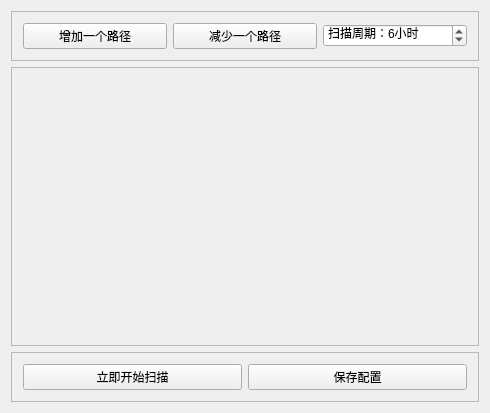
<?xml version="1.0" encoding="UTF-8"?>
<ui version="4.0">
 <class>SettingClass</class>
 <widget class="QWidget" name="SettingClass">
  <property name="geometry">
   <rect>
    <x>0</x>
    <y>0</y>
    <width>490</width>
    <height>413</height>
   </rect>
  </property>
  <property name="windowTitle">
   <string>Setting</string>
  </property>
  <layout class="QVBoxLayout" name="verticalLayout">
   <item>
    <widget class="QFrame" name="frame">
     <property name="frameShape">
      <enum>QFrame::StyledPanel</enum>
     </property>
     <property name="frameShadow">
      <enum>QFrame::Raised</enum>
     </property>
     <layout class="QHBoxLayout" name="horizontalLayout">
      <item>
       <widget class="QPushButton" name="pb_add">
        <property name="text">
         <string>增加一个路径</string>
        </property>
       </widget>
      </item>
      <item>
       <widget class="QPushButton" name="pb_sub">
        <property name="text">
         <string>减少一个路径</string>
        </property>
       </widget>
      </item>
      <item>
       <widget class="QSpinBox" name="spinBox">
        <property name="suffix">
         <string>小时</string>
        </property>
        <property name="prefix">
         <string>扫描周期：</string>
        </property>
        <property name="minimum">
         <number>1</number>
        </property>
        <property name="maximum">
         <number>999</number>
        </property>
        <property name="value">
         <number>6</number>
        </property>
       </widget>
      </item>
     </layout>
    </widget>
   </item>
   <item>
    <widget class="QScrollArea" name="scrollArea">
     <property name="widgetResizable">
      <bool>true</bool>
     </property>
     <widget class="QWidget" name="scrollAreaWidgetContents">
      <property name="geometry">
       <rect>
        <x>0</x>
        <y>0</y>
        <width>466</width>
        <height>279</height>
       </rect>
      </property>
     </widget>
    </widget>
   </item>
   <item>
    <widget class="QFrame" name="frame_2">
     <property name="frameShape">
      <enum>QFrame::StyledPanel</enum>
     </property>
     <property name="frameShadow">
      <enum>QFrame::Raised</enum>
     </property>
     <layout class="QHBoxLayout" name="horizontalLayout_2">
      <item>
       <widget class="QPushButton" name="pb_start">
        <property name="text">
         <string>立即开始扫描</string>
        </property>
       </widget>
      </item>
      <item>
       <widget class="QPushButton" name="pb_save">
        <property name="text">
         <string>保存配置</string>
        </property>
       </widget>
      </item>
     </layout>
    </widget>
   </item>
  </layout>
 </widget>
 <layoutdefault spacing="6" margin="11"/>
 <resources/>
 <connections/>
</ui>
